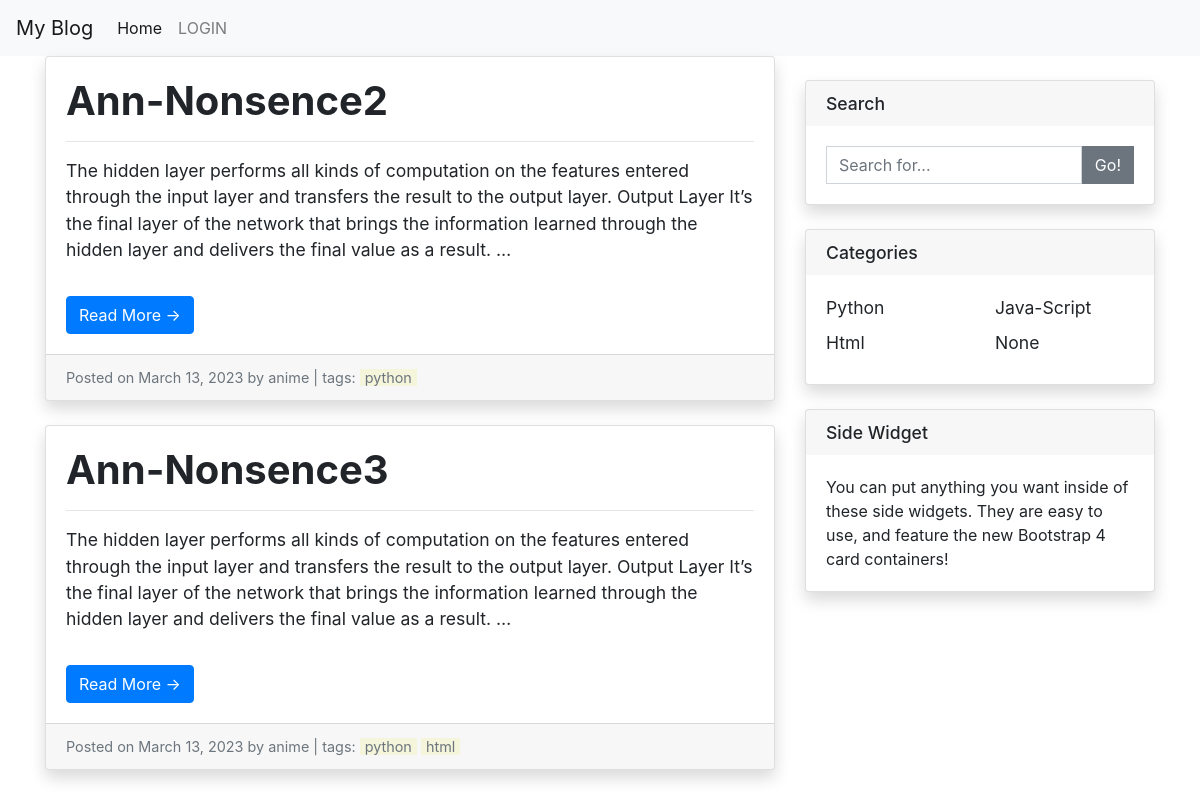
The page /blog/posts/ on the database as committed earlier.
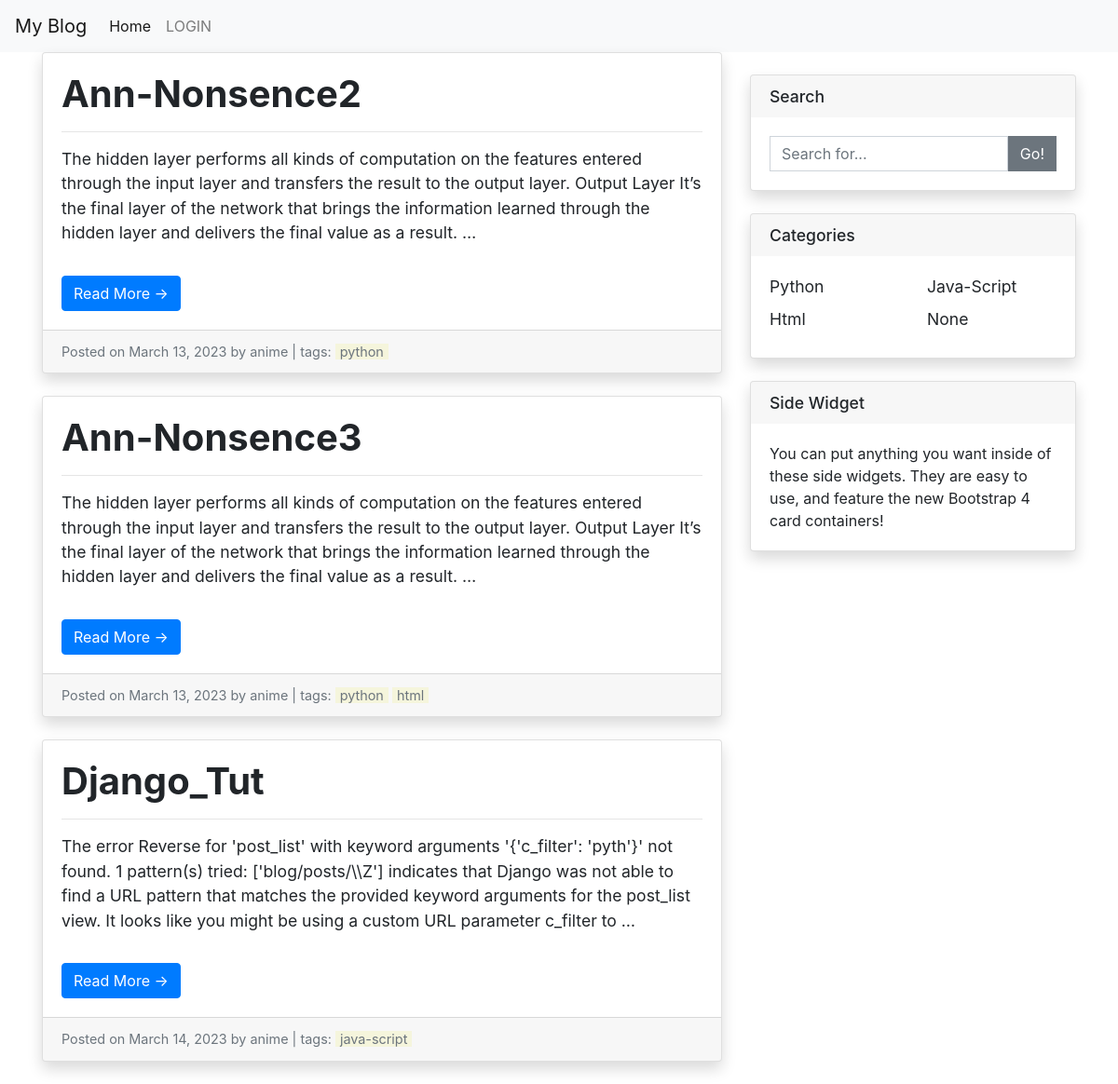
The same page on the database as committed later.
### blog/models.py (models this page shows, shortened)
class Post(models.Model):
    title = models.CharField(max_length=200)
    author = models.ForeignKey(User, on_delete=models.CASCADE, default= User)
    body = models.TextField()
    created_date = models.DateTimeField(auto_now_add=True)
    modified_date = models.DateTimeField(auto_now=True)
    date_posted = models.DateTimeField(default=datetime.now)
    categories = models.ManyToManyField(Category)
    image = models.ImageField(upload_to='images/', null=True, blank=True)

class Category(models.Model):
    name = models.CharField(max_length=255)
    slug = models.SlugField(unique=True, max_length=255)
    class Meta:
        verbose_name_plural = "categories"

### blog/views.py (the view)
# urls.py: path('posts/', views.post_list, name='post_list'),
def post_list(request, c_filter= ""):
    posts = Post.objects.all()
    form = PostSearchForm(request.GET)
    search_query = request.GET.get('search_query')
    is_admin = request.user.is_staff or request.user.is_superuser
    categories = Category.objects.all()
    if len(c_filter) !=0:
        posts = posts.filter(categories__slug=c_filter)
    if search_query:
        posts = posts.filter(title__icontains=search_query)
    context = {
        'posts': posts,
        'is_admin': is_admin,
        'categories': categories,
        'form': form,
    }
    return render(request, 'blog/post_list.html', context)

### blog/forms.py
class PostSearchForm(forms.Form):
    search_query = forms.CharField(max_length=100, required=False)

### blog/templatetags/custom_filters.py (called while the page is built)
@register.filter
def title_case(value):
    return value.title()

@register.filter
def makelister(value):
    return value.split("\n")

@register.filter
def Maker(value):
    l = ""
    for v in value:
        if "#" in v:
            v = v.replace("#", "")
        if "-" in v:
            v = v.replace("-", "")
        if "$" in v:
            v = v.replace("$", "")
        l+= v
    return l

@register.filter
def catego(value):
    return [i["name"] for i in value.values()]

@register.filter
def catego_split(r):
    h = [[],[]]
    for j in range(2):
        for i in range(len(r)):
            if i%2==j:
                h[j].append(r[i])
    if len(h[0]) > len(h[1]):
        h[1].append(None)
    else:
        h[0].append(None)
    return h

### blog/views.py (called while the page is built, shortened)
    def __call__(self, request):
        current_time =  dt.now().strftime("%Y-%m-%d %H:%M:%S")#timezone.now()
        response = self.get_response(request)
        return response

### blog/templates/blog/post_list.html (shortened to what this page needs)
{% extends 'blog/base.html' %}
{% load custom_filters %}
{% block content %}
  <div class="row">
    <div class="col-md-8">
      {% for post in posts %}
        <div class="card mb-4">
          <div class="card-body">
            <h2 class="card-title">{{ post.title|title_case }}</h2>
            <hr>
            <p class="card-text">{{ post.body|truncatewords:50|makelister|Maker }}</p>
            <a href="{% url 'blog:post_detail' pk=post.pk %}" class="btn btn-primary">Read More &rarr;</a>
            </div>
          <div class="card-footer text-muted">
            Posted on {{ post.created_date|date:"F d, Y" }} by {{ post.author }} | tags:
            {% for category in post.categories|catego  %}
              <a href="#" style="background-color: beige;padding-left: 5px; padding-right: 5px;">{{category}}</a>
            {% endfor %}
          </div>
        </div>
      {% endfor %}
    </div>
    <div class="col-md-4">
      <div class="card my-4">
        <h5 class="card-header">Search</h5>
        <div class="card-body">
          <form method="get">
            <div class="input-group">
              <input type="text" class="form-control" name="search_query" placeholder="Search for...">
              <span class="input-group-btn">
                <button class="btn btn-secondary" type="submit">Go!</button>
              </span>
            </div>
          </form>
        </div>
      </div>
      <div class="card my-4">
        <h5 class="card-header">Categories</h5>
        <div class="card-body">
          <div class="row">
            {% for category in categories|catego_split %}
              <div class="col-lg-6">
                <ul class="list-unstyled mb-0">
                  {% for cat in category %}
                    {% if cat != None %}
                      <li>
                        <a href="{% url 'blog:filt_post_list' c_filter=cat.slug %}">{{ cat.name|title_case }}</a>
                      </li>
                    {% else %}
                      <li>
                        <a href="{% url 'blog:post_list' %}">{{ cat }}</a>
                      </li>
                    {% endif %}
                  {% endfor %}
                </ul>
              </div>
            {% endfor %}
          </div>
        </div>
      </div>
      <div class="card my-4">
        <h5 class="card-header">Side Widget</h5>
        <div class="card-body">
          You can put anything you want inside of these side widgets. They are easy to use, and feature the new Bootstrap 4 card containers!
        </div>
      </div>
    </div>
  </div>
{% endblock content %}

### blog/templates/blog/base.html (shortened to what this page needs)
{% load static %}
<!DOCTYPE html>
<html lang="en">
  <head>
    <link rel="stylesheet" type="text/css" href="{% static 'css\blog.css' %}">
    <link rel="stylesheet" href="https://stackpath.bootstrapcdn.com/bootstrap/4.4.1/css/bootstrap.min.css">
  </head>
  <body>
    {% include 'blog/navbar.html' %}
    <div class="container">
      {% block content %}{% endblock %}
    </div>
  </body>
</html>

### blog/templates/blog/navbar.html (shortened to what this page needs)
<nav class="navbar navbar-expand-lg navbar-light bg-light">
    <a class="navbar-brand" href="{% url 'blog:post_list' %}">My Blog</a>
    <div class="collapse navbar-collapse" id="navbarNav">
      <ul class="navbar-nav">
        <li class="nav-item {% if request.resolver_match.url_name == 'post_list' %}active{% endif %}">
          <a class="nav-link" href="{% url 'blog:post_list' %}">Home</a>
        </li>
        {% if user.is_authenticated %}
            <li class="nav-item {% if request.resolver_match.url_name == 'login' %}active{% endif %}">
              <a class="nav-link" href="{% url 'blog:logout' %}">LOGOUT</a>
            </li>
            {% else %}
            <li class="nav-item {% if request.resolver_match.url_name == 'login' %}active{% endif %} ml-auto">
              <a class="nav-link" href="{% url 'blog:login' %}">LOGIN</a>
            </li>
            {% endif %}
      </ul>
    </div>
  </nav>

### staticfiles/css/blog.css (style rules this page uses)
.card { border: none; border-radius: 0; box-shadow: 0 0.5rem 1rem rgba(0, 0, 0, 0.15); }
.card-title { font-size: 2.5rem; font-weight: bold; margin-bottom: 1rem; }
.card-text { font-size: 1.1rem; margin-bottom: 2rem; }
.btn-primary { background-color: #007bff; border-color: #007bff; }
.card-footer { font-size: 0.9rem; color: #6c757d; }
.card-footer a { color: #6c757d; }
.input-group input[type="text"] { border-radius: 0; }
.input-group-btn .btn-secondary { border-radius: 0; }
.list-unstyled { margin: 0; padding: 0; list-style: none; }
.list-unstyled li { margin-bottom: 0.5rem; }
.list-unstyled a { color: #212529; font-size: 1.1rem; }
.col-lg-6:last-of-type ul li:last-of-type { margin-bottom: 0; }
.card-header { font-size: 1.1rem; background-color: #f7f7f7; border-bottom: none; }
.card-header:last-of-type { border-bottom: none; }
.card-body { padding: 1.25rem; }
.my-4 { margin-top: 2rem; margin-bottom: 2rem; }

Rows that differ between the two databases and show on the page:
added Post: title "Django_Tut", body|makelister "The error Reverse for 'post_list' with keyword arguments '{'c_filter': 'pyth'}' not found. 1 pattern(s) tried: ['blog/posts/\\\\Z'] indicates that Django was not able to find a URL pattern that matches the provided keyword arguments for the post_list view. It looks like you might be using a custom URL parameter c_filter to …", created_date "March 14, 2023", author "anime", categories "java-script"
